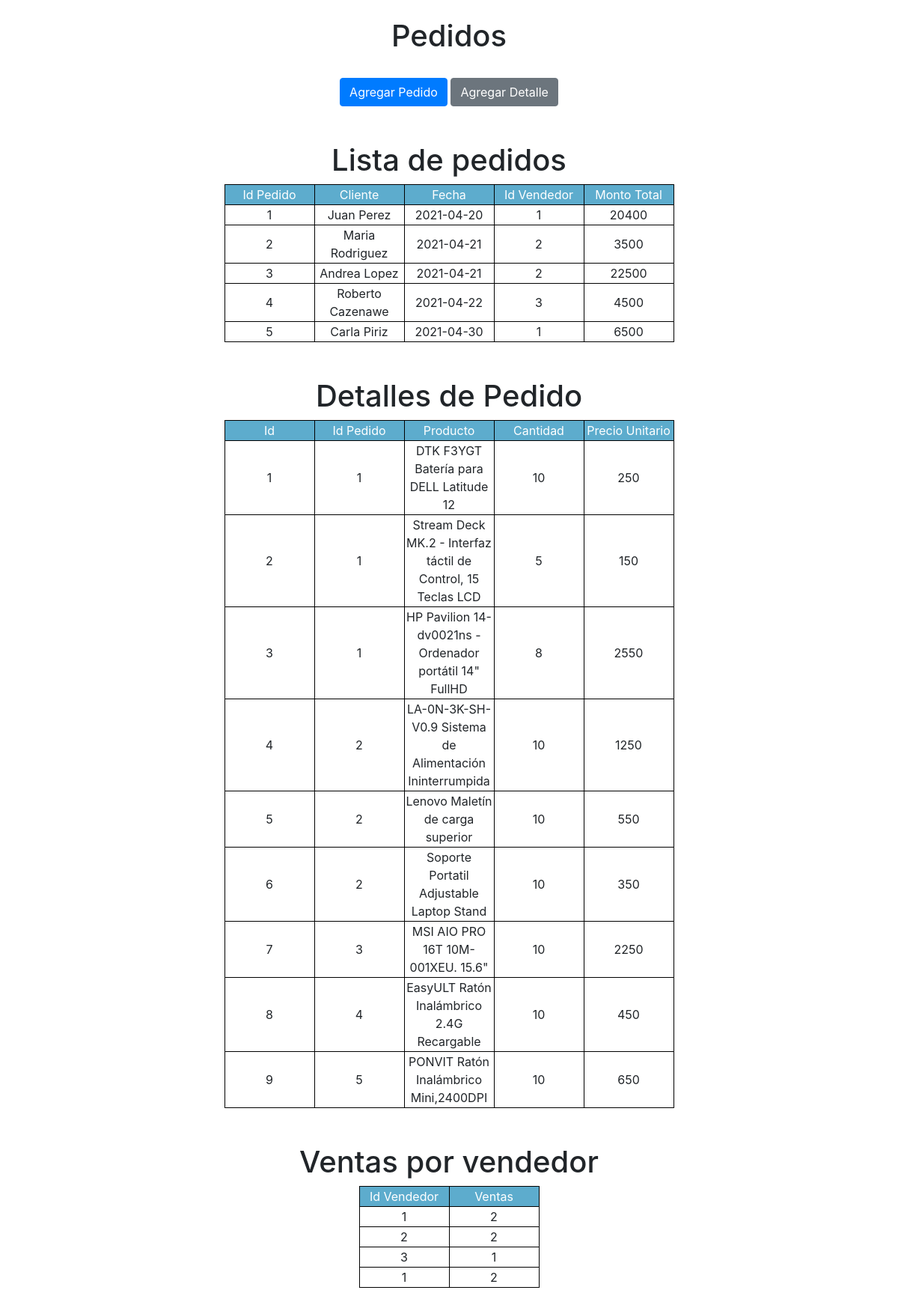
The page / on the database its author committed.
### tables this page shows
CREATE TABLE `pedido` (
  `id_pedido` int(11) PRIMARY KEY NOT NULL AUTO_INCREMENT,
  `cliente` varchar(150) NOT NULL,
  `fecha` date NOT NULL,
  `id_vendedor` int(11) NOT NULL,
  `monto_total`  int(11) NOT NULL
);

CREATE TABLE `detalle_pedido` (
  `id` int(11) PRIMARY KEY NOT NULL AUTO_INCREMENT,
  `id_pedido` int(11) NOT NULL,
  `producto` varchar(150) NOT NULL,
  `cantidad` int(11) NOT NULL,
  `precio_unitario` int(11) NOT NULL
);

### index.php (called while the page is built)
<?php
require_once "./view/pedido_view.php";

### model/conexion.php (called while the page is built)
<?php
class Database
{
    public static function startUp()
    {
        try {
            $stm = new PDO('mysql:host=localhost; dbname=ejercicio_lud', 'root', '');
            $stm->setAttribute(PDO::ATTR_ERRMODE, PDO::ERRMODE_EXCEPTION);
            $stm->exec("SET CHARACTER SET UTF8");
        } catch (Exception $e) {
            die("Error" . $e->getMessage());
            echo $e->getLine();
        }
        return $stm;
    }
}

### controller/pedido_control.php (called while the page is built)
<?php
   require_once("./model/Pedido.php");
   $pedido = new Pedidos_modelo;
   $ta = $pedido->get_pedidos();
   require_once("./view/pedido_view.php");
   ?>

### model/pedido_model.php (called while the page is built, shortened)
<?php
class Pedidos_modelo
{
    private $db;
    private $pedidos;
    private $detalle_pedidos;
    public function __construct()
    {
        require_once("conexion.php");
        $this->db = Database::startUp();
        $this->pedidos = array();
        $this->detalle_pedidos = array();
    }
    public function get_pedidos()
    {
        $consulta = $this->db->query("SELECT * FROM pedido");
        while ($filas = $consulta->fetch(PDO::FETCH_ASSOC)) {
            $this->pedidos[] = $filas;
        }
        return $this->pedidos;
    }
    public function get_detalle_pedidos($id)
    {
        $consulta = $this->db->query("SELECT * FROM detalle_pedido where id_pedido = " . $id);
        while ($filas = $consulta->fetch(PDO::FETCH_ASSOC)) {
            $this->detalle_pedidos[] = $filas;
        }
        return $this->detalle_pedidos;
    }
}

### model/pedido.php (called while the page is built, shortened)
<?php
require_once("conexion.php");
require_once("pedido_model.php");
class Pedido
{
    private $monto_total;
    public function __construct($id_pedido, $cliente, $fecha, $id_vendedor, $monto_total)
    {
        $this->monto_total = $monto_total;
    }
    public function getMonto_total()
    {
        return $this->monto_total;
    }
    public function setMonto_total($monto_total)
    {
        $this->monto_total = $monto_total;
    }
    public function cantidadVentas($id_vendedor, $matrizPedidos)
    {
        $cantidad = 0;
        $id = $id_vendedor;
        foreach ($matrizPedidos as $registro) {
            if ($id == $registro["id_vendedor"]) {
                $cantidad++;
            }
        }
        return $cantidad;
    }
}

### view/pedido_view.php (the view, shortened to what this page needs)
<!DOCTYPE html>
<html lang="es">
<head>
	<link rel="stylesheet" href="./css/styles.css">
	<link rel="stylesheet" href="https://stackpath.bootstrapcdn.com/bootstrap/4.3.1/css/bootstrap.min.css">
</head>
<br>
<body>
	<h1 class="text-center">Pedidos</h1>
	<br>
	<div class="col text-center">
		<button onclick="location.href='./view/add.php'" type="button" class="btn btn-primary">Agregar Pedido</button>
		<button onclick="location.href='./view/detalle_add.php'" type="button" class="btn btn-secondary">Agregar Detalle</button>
	</div>
	<br>
	<br>
	<h1>Lista de pedidos</h1>
	<div class="text-center">
		<table>
			<tr>
				<td style="width:120px; background-color: #5DACCD; color:#fff">Id Pedido</td>
				<td style="width:120px; background-color: #5DACCD; color:#fff">Cliente</td>
				<td style="width:120px; background-color: #5DACCD; color:#fff">Fecha</td>
				<td style="width:120px; background-color: #5DACCD; color:#fff">Id Vendedor</td>
				<td style="width:120px; background-color: #5DACCD; color:#fff">Monto Total</td>
				<?php
				require_once "./controller/pedido_control.php";
				foreach ($ta as $c) {
					require_once("./model/pedido_model.php");
					$m = $pedido->get_detalle_pedidos($c["id_pedido"]);
					echo "<tr><td>" . $c["id_pedido"] . "</td>";
					echo "<td>" . $c["cliente"] . "</td>";
					echo "<td>" . $c["fecha"] . "</td>";
					echo "<td>" . $c["id_vendedor"] . "</td>";
					$obj = new Pedido($c["id_pedido"], $c["cliente"], $c["fecha"], $c["id_vendedor"], $c["monto_total"]);
					$obj->calcularMonto($m);
					echo "<td>" . $obj->getMonto_total() . "</td>";
				}
				?>
		</table>
		<br><br>
		<h1>Detalles de Pedido</h1>
		<table>
			<tr>
				<td style="width:120px; background-color: #5DACCD; color:#fff">Id</td>
				<td style="width:120px; background-color: #5DACCD; color:#fff;">Id Pedido</td>
				<td style="width:120px; background-color: #5DACCD; color:#fff;">Producto</td>
				<td style="width:120px; background-color: #5DACCD; color:#fff;">Cantidad</td>
				<td style="width:120px; background-color: #5DACCD; color:#fff;">Precio Unitario</td>
				<?php
				foreach ($m as $d) {
					echo "<tr><td>" . $d["id"] . "</td>";
					echo "<td>" . $d["id_pedido"] . "</td>";
					echo "<td>" . $d["producto"] . "</td>";
					echo "<td>" . $d["cantidad"] . "</td>";
					echo "<td>" . $d["precio_unitario"] . "</td></tr>";
				}
				?>
		</table>
		<br><br>
		<h1>Ventas por vendedor</h1>
		<table>
			<td style="width:120px; background-color: #5DACCD; color:#fff">Id Vendedor</td>
			<td style="width:120px; background-color: #5DACCD; color:#fff">Ventas</td>
			<?php
			$id = 0;
			foreach ($ta as $e) {
				if ($e["id_vendedor"] != $id) {
					$obj = new Pedido($e["id_pedido"], $e["cliente"], $e["fecha"], $e["id_vendedor"], $e["monto_total"]);
					echo "<tr><td>" . $e["id_vendedor"] . "</td>";
					echo "<td>" . $obj->cantidadVentas($e["id_vendedor"], $ta) . "</td></tr>";
				}
				$id = $e["id_vendedor"];
			}
			?>
		</table>
		<br><br><br>
	</div>
</body>
</html>

### css/styles.css (style rules this page uses)
table { margin: auto; }
h1 { text-align: center; }
td { border: 1px solid black; }

### rows shown on the page
pedido: id_pedido "1", cliente "Juan Perez", fecha "2021-04-20", id_vendedor "1", Monto_total "20400", id_vendedor "2"
pedido: id_pedido "2", cliente "Maria Rodriguez", fecha "2021-04-21", id_vendedor "2", Monto_total "3500"
pedido: id_pedido "3", cliente "Andrea Lopez", fecha "2021-04-21", id_vendedor "2", Monto_total "22500"
pedido: id_pedido "4", cliente "Roberto Cazenawe", fecha "2021-04-22", id_vendedor "3", Monto_total "4500", id_vendedor "1"
pedido: id_pedido "5", cliente "Carla Piriz", fecha "2021-04-30", id_vendedor "1", Monto_total "6500", id_vendedor "2"
detalle_pedido: id "1", id_pedido "1", producto "DTK F3YGT Batería para DELL Latitude 12", cantidad "10", precio_unitario "250"
detalle_pedido: id "2", id_pedido "1", producto "Stream Deck MK.2 - Interfaz táctil de Control, 15 Teclas LCD", cantidad "5", precio_unitario "150"
detalle_pedido: id "3", id_pedido "1", producto "HP Pavilion 14-dv0021ns - Ordenador portátil 14\" FullHD", cantidad "8", precio_unitario "2550"
detalle_pedido: id "4", id_pedido "2", producto "LA-0N-3K-SH-V0.9 Sistema de Alimentación Ininterrumpida", cantidad "10", precio_unitario "1250"
detalle_pedido: id "5", id_pedido "2", producto "Lenovo Maletín de carga superior", cantidad "10", precio_unitario "550"
detalle_pedido: id "6", id_pedido "2", producto "Soporte Portatil Adjustable Laptop Stand", cantidad "10", precio_unitario "350"
detalle_pedido: id "7", id_pedido "3", producto "MSI AIO PRO 16T 10M-001XEU. 15.6\"", cantidad "10", precio_unitario "2250"
detalle_pedido: id "8", id_pedido "4", producto "EasyULT Ratón Inalámbrico 2.4G Recargable", cantidad "10", precio_unitario "450"
detalle_pedido: id "9", id_pedido "5", producto "PONVIT Ratón Inalámbrico Mini,2400DPI", cantidad "10", precio_unitario "650"
